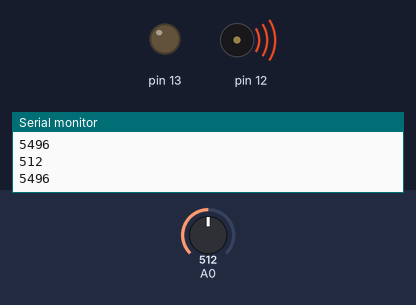
This sketch was run on a simulated Arduino Uno, built with avr-gcc and run on an emulated ATmega328P. Shown: output pins drawn as LEDs (lit = HIGH), buzzer (waves = sounding), the last lines printed to the serial monitor. Inputs (shaded band) come from the test bench; at power-on: A0 = 512.

Above: at 1.2 s.
1.3 s: A0 set to 990
At 2.2 s:
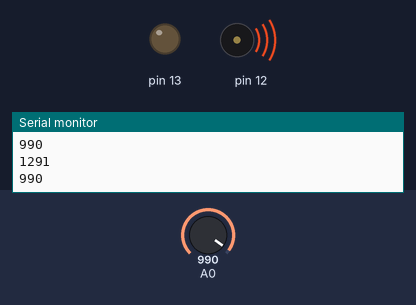
2.8 s: A0 set to 1009
At 4.0 s:
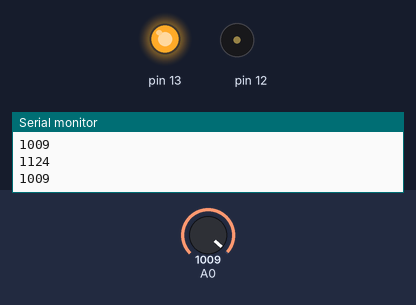
4.3 s: A0 set to 900
At 5.0 s:
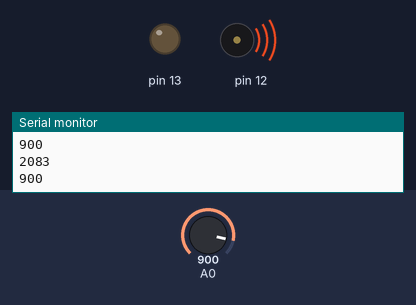
5.8 s: A0 set to 1010
At 6.2 s:
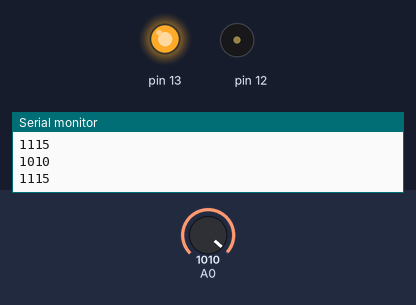
Timing chart, 0 to 8.3 s (numbered marks = the images above; inputs shaded):
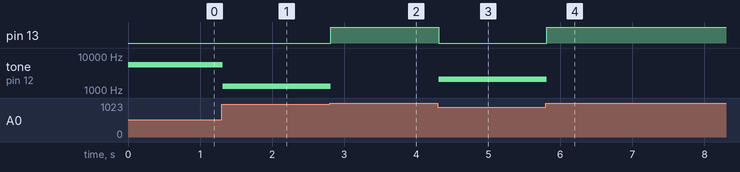

The sketch:

Potentiometer_Controling_Buzzer.ino
```cpp
void setup(){
  Serial.begin(9600);
  pinMode(A0, INPUT);
  pinMode(13, OUTPUT);
  pinMode(12, OUTPUT);
}

void loop(){

  int potence = analogRead(A0);

  int frequency = map(potence,0,1023,10000,1000);

  Serial.println(potence);
  Serial.println(frequency);

  if(potence > 1000){
  digitalWrite(13 ,HIGH);
  noTone(12);
  }

  else{
  digitalWrite(13, LOW);
  tone(12,frequency);
  }
}
```

Measured:
- the behaviour switches between 1000 and 1001 on A0 (found by bisection; images 1 and 2)
- after the input at 1.3 s, tone on pin 12: 5496 Hz → 1291 Hz at once
- after the input at 2.8 s, pin 13: LOW → HIGH at once; tone on pin 12: 1291 Hz → silent at once
- after the input at 4.3 s, pin 13: HIGH → LOW at once; tone on pin 12: silent → 2083 Hz at once
- after the input at 5.8 s, pin 13: LOW → HIGH at once; tone on pin 12: 2083 Hz → silent at once
